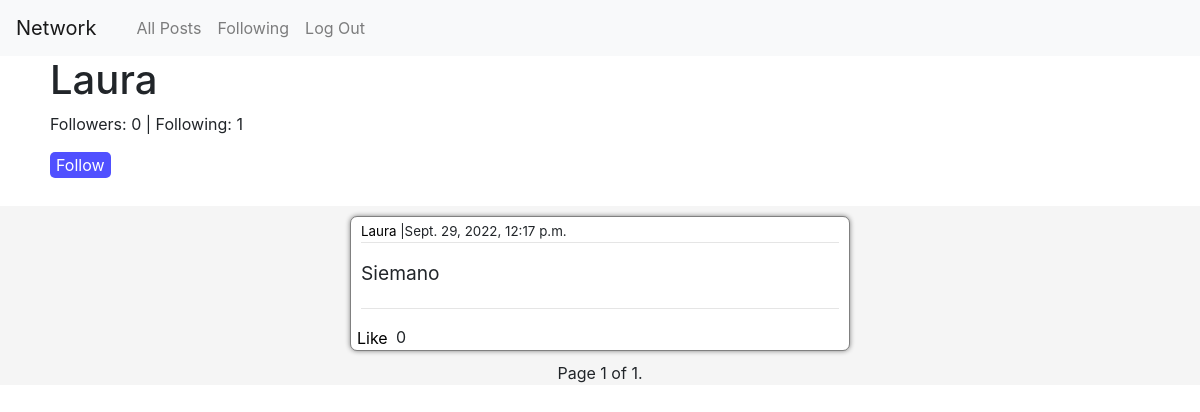
/profile/4, run on an earlier commit of the app's database.
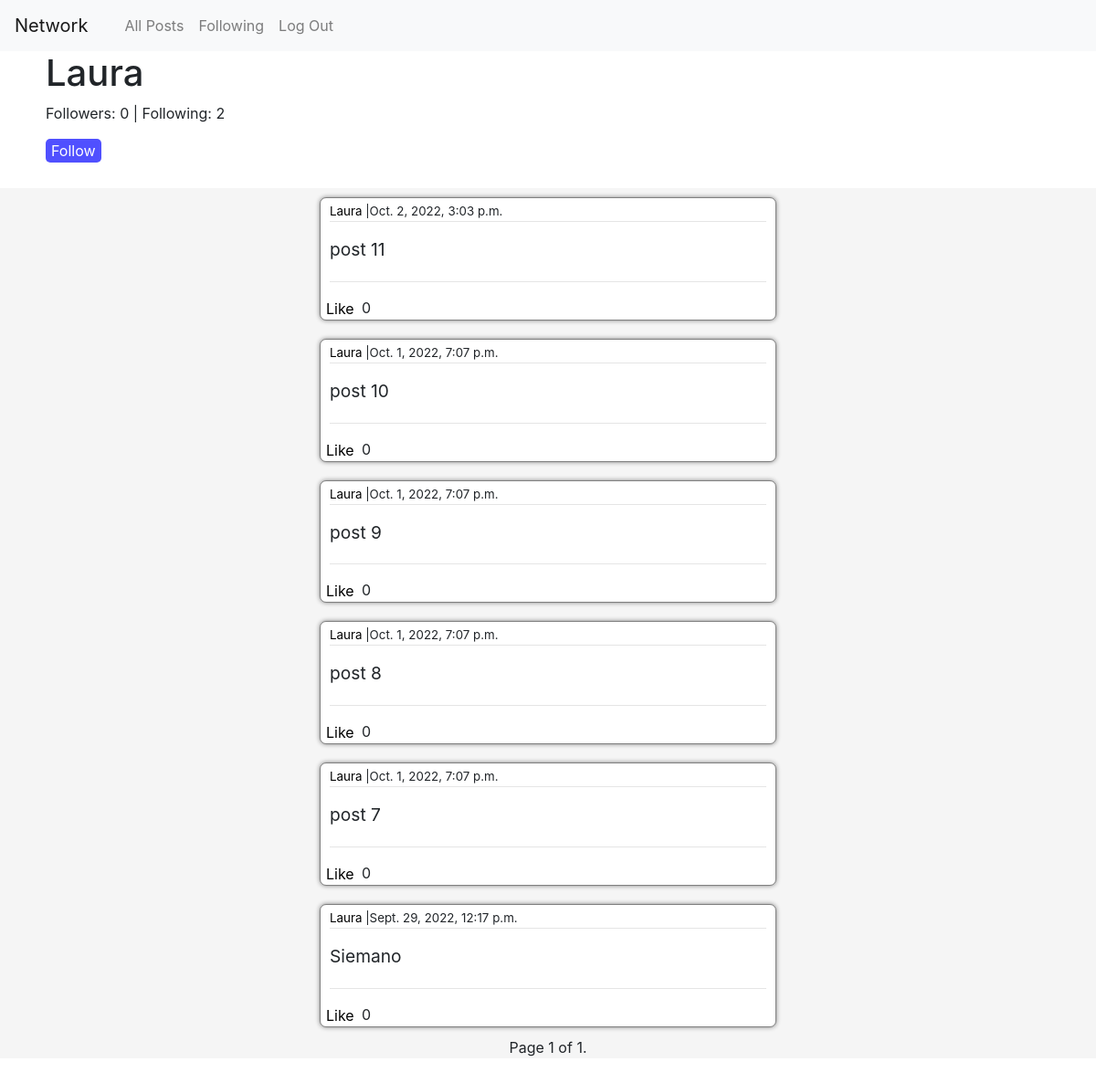
And on a later commit of the database.
### network/models.py (models this page shows)
class User(AbstractUser):
    is_following = models.ManyToManyField('self', symmetrical=False, related_name='followed_by')
    followers = models.ManyToManyField('self', symmetrical=False)
    def __str__(self):
        return f'{self.username}'

class Post(models.Model):
    poster = models.ForeignKey(User, on_delete=models.CASCADE, related_name='posts')
    timestamp = models.DateTimeField(auto_now_add=True)
    body = models.TextField(max_length=300)
    likes = models.PositiveIntegerField(default=0)

### network/views.py (the view, shortened to what this page needs)
# urls.py: path("profile/<str:user_id>", views.profile_page, name="profile"),
def profile_page(request, user_id):
    user = User.objects.get(id=user_id)
    followers = len(user.followers.all())
    following = len(user.is_following.all())
    posts = user.posts.all().order_by('-timestamp')
    paginator = Paginator(posts, 10)
    page_number = request.GET.get('page')
    page_obj = paginator.get_page(page_number)
    same_user = False
    if request.user == user:
        same_user = True
    if request.user in user.followers.all():
        follow = True
    else:
        follow = False
    context = {
        'user':user,
        'followers':followers,
        'following':following,
        'follow':follow,
        'same_user': same_user,
        'page_obj':page_obj
    }
    return render(request, 'network/profile.html', context)

### network/templates/network/profile.html (shortened to what this page needs)
{% extends "network/layout.html" %}
{% block body %}
<div class='profile_info'>
<h1>{{user.username}}</h1>
<p>Followers: {{followers}} | Following: {{following}}</p>
{% if not same_user %}
  {% if follow %}
  {% csrf_token %}
  <button class='follow_button'>Unfollow</button>
  {% else %}
  <button class='follow_button'>Follow</button>
  {% endif %}
{% endif %}
</div>
<div id='feed'>
{% for post in page_obj %}
  <div class='post'>
      <div class='poster'>
          <p class='poster_text'>
          <a href='{% url 'profile'  post.poster.id %}' class='profile_link'>{{post.poster}}</a>
          |{{post.timestamp}}
          </p>
      </div>
      <hr>
      <div class='post_body'>
          <p class='post_body_text'>{{post.body}}
      </div>
      <hr>
      <div class='post_likes'>
          <button class='like_button' id='like_button_'>Like</button>
          <p class='likes'>{{post.likes}}</p>
      </div>
  </div>
{% endfor %}
<div class="pagination">
  <span class="step-links">
      <span class="current">
          Page {{ page_obj.number }} of {{ page_obj.paginator.num_pages }}.
      </span>
  </span>
</div>
</div>
{% endblock %}

### network/templates/network/layout.html (shortened to what this page needs)
{% load static %}
<!DOCTYPE html>
<html lang="en">
    <head>
        <link rel="stylesheet" href="https://stackpath.bootstrapcdn.com/bootstrap/4.4.1/css/bootstrap.min.css">
        <link href="{% static 'network/styles.css' %}" rel="stylesheet">
    </head>
    <body>
        <nav class="navbar navbar-expand-lg navbar-light bg-light">
            <a class="navbar-brand" href="{% url 'index' %}">Network</a>
            <div>
              <ul class="navbar-nav mr-auto">
                {% if user.is_authenticated %}
                    <li class="nav-item">
                        <a class="nav-link" href="{% url 'profile' request.user.id %}"><strong>{{ request.user.username }}</strong></a>
                    </li>
                {% endif %}
                <li class="nav-item">
                  <a class="nav-link" href="{% url 'index' %}">All Posts</a>
                </li>
                {% if user.is_authenticated %}
                    <li class="nav-item">
                        <a class="nav-link" href="{% url 'following' %}">Following</a>
                    </li>
                    <li class="nav-item">
                        <a class="nav-link" href="{% url 'logout' %}">Log Out</a>
                    </li>
                {% endif %}
              </ul>
            </div>
          </nav>
        <div class="body">
            {% block body %}
            {% endblock %}
        </div>
    </body>
</html>

### network/static/network/styles.css (style rules this page uses)
hr { margin-top:0 }
#feed { padding:0 300px 0 300px; justify-content: center; align-items: center; display: flex; flex-direction: column; background-color: whitesmoke; margin-bottom: 100px; }
.post { background-color: white; box-shadow:0 0 5px gray; width:500px; height:auto; min-height: 100px; margin:10px; overflow-wrap: break-word; padding: 5px 10px 0 10px; border-radius:7px; border: 1px solid gray; }
.poster { font-size: smaller; margin-bottom: none; }
.poster_text { margin-bottom: 0; }
.post_body { font-size: larger; }
.post_body_text { margin: 0 0 20px 0; }
.post_likes { bottom:0px; height:25px; position:relative; display:flex; flex-direction: row; margin-top:0; }
.like_button { height:25px; border:none; border-radius:0 5px 0 5px; position:absolute; left:-10px; background-color: transparent; transition-duration: 0.5s; }
.likes { position:absolute; left:30px; padding-left:5px; }
.profile_link { color:black; transition-duration: 0.5s; }
.profile_info { display:block; height: 150px; width:100%; padding: 0 50px 0 50px; }
.follow_button { border: none; border-radius: 5px; background-color: rgb(80, 80, 255); color: white; transition-duration: 0.5s; }

What changed in the data, as far as the page shows it:
added Post: poster "Laura", timestamp "Oct. 2, 2022, 3:03 p.m.", body "post 11", likes "0"
added Post: poster "Laura", timestamp "Oct. 1, 2022, 7:07 p.m.", body "post 10", likes "0"
added Post: poster "Laura", timestamp "Oct. 1, 2022, 7:07 p.m.", body "post 9", likes "0"
added Post: poster "Laura", timestamp "Oct. 1, 2022, 7:07 p.m.", body "post 8", likes "0"
added Post: poster "Laura", timestamp "Oct. 1, 2022, 7:07 p.m.", body "post 7", likes "0"
Also different on the page:
{{ following }}: "1" → "2"
